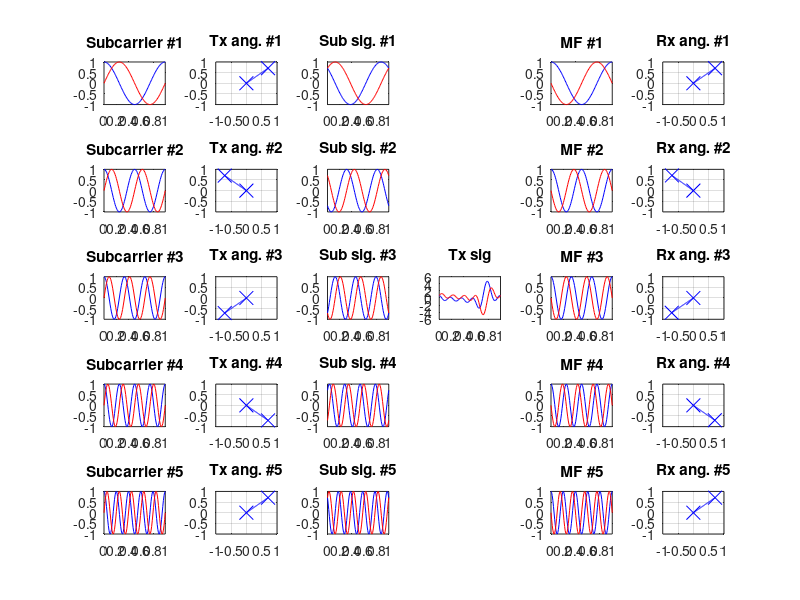

This figure's MATLAB source:
clc;
clear;

N = 5; % 5개의 병렬 데이터 열로 전송
% N = 10; % 10개의 병렬 데이터 열로 전송

Ts = 1/N; % 부반송파의 심볼의 길이
T = N * Ts; % OFDM 심볼의 길이 

Tx = zeros(1,N); % Input Data
Rx = zeros(1,N); % Output Data
tot_sig = 0;

% QPSK 변조된 Input Data
for i = 1:N
 Tx(i) = exp(j*(-pi/4 + pi/2*i));
end

% 16_QAM 변조된 Input Data
% for i = 1:N
%     if i < 5
%         Tx(i) = 1/3 * (exp(j*(-pi/4 + pi/2*i)));
%     elseif i >= 5 && i < 13
%         Tx(i) = 1/2 * (exp(j*(-pi/8 + pi/4*(i-4))));
%     else
%         Tx(i) = exp(j*(-pi/4 + pi/2*(i-12)));
%     end
% end

% draw plot & subcarrier signaling
for i = 1:N
    % 부반송파의 개형
    t = linspace(0,T);
    subcarrier = exp(j*2*pi*t*i/T);
    subplot(N,6,(i-1)*6+1);
    plot(t,real(subcarrier),'b',t,imag(subcarrier),'r');
    title(['Subcarrier #' num2str(i)]);

    % Input Data의 개형
    x_Tx = linspace(0,real(Tx(i)));
    y_Tx = linspace(0,imag(Tx(i)));
    subplot(N,6,(i-1)*6+2)
    plot(x_Tx, y_Tx, 'b')
    hold on
    plot(0, 0, 'bx', 'MarkerSize', 10)
    hold on
    plot(real(Tx(i)),imag(Tx(i)),'bx', 'MarkerSize', 10);
    axis([-1, 1, -1, 1]);
    grid on;
    title(['Tx ang. #' num2str(i)]);

    % subcarrier signaling (subcarrier * Tx(i)) 이후 신호 합치기
    sub_sig = subcarrier * Tx(i);
    tot_sig = tot_sig + sub_sig;

    % sub_sig 개형
    subplot(N,6,(i-1)*6+3); 
    plot(t,real(sub_sig),'b',t,imag(sub_sig),'r');
    title(['Sub sig. #' num2str(i)]);

    % Tx_sig 개형
    subplot(N,6,2*6+4)
    plot(t,real(tot_sig),'b',t,imag(tot_sig),'r');
    title('Tx sig');

    % sub_sig의 역수의 개형
    MF = exp(-j*2*pi*t*i/T);
    subplot(N,6,(i-1)*6+5);
    plot(t,real(MF),'b',t,imag(MF),'r');
    title(['MF #' num2str(i)]);

    % 원 신호 복조 이후 행렬 Rx에 대입
    Rx_sig = tot_sig .* MF;
    Rx(i) = sum(Rx_sig) / length(t); 

    % Rx_sig 개형
    x_Rx = linspace(0,real(Rx(i)));
    y_Rx = linspace(0,imag(Rx(i)));
    subplot(N,6,(i-1)*6+6)
    plot(x_Rx, y_Rx, 'b')
    hold on
    plot(0, 0, 'bx', 'MarkerSize', 10)
    hold on
    plot(real(Rx(i)),imag(Rx(i)),'bx', 'MarkerSize', 10);
    axis([-1, 1, -1, 1]);
    grid on;
    title(['Rx ang. #' num2str(i)]);
end